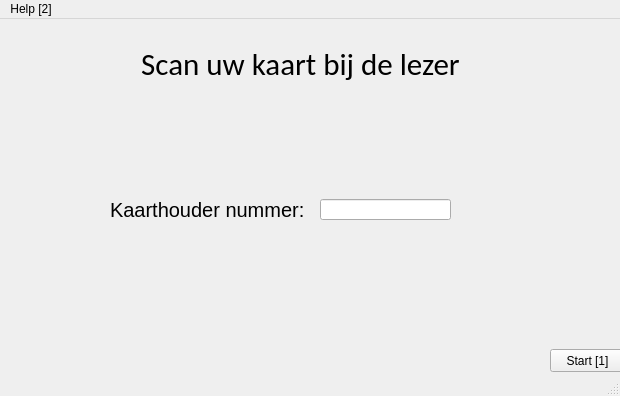
<?xml version="1.0" encoding="UTF-8"?>
<ui version="4.0">
 <class>main</class>
 <widget class="QMainWindow" name="main">
  <property name="geometry">
   <rect>
    <x>0</x>
    <y>0</y>
    <width>620</width>
    <height>396</height>
   </rect>
  </property>
  <property name="windowTitle">
   <string>Login</string>
  </property>
  <widget class="QWidget" name="centralwidget">
   <widget class="QLabel" name="label">
    <property name="geometry">
     <rect>
      <x>70</x>
      <y>20</y>
      <width>461</width>
      <height>51</height>
     </rect>
    </property>
    <property name="font">
     <font>
      <family>Calibri</family>
      <pointsize>23</pointsize>
     </font>
    </property>
    <property name="text">
     <string>Scan uw kaart bij de lezer</string>
    </property>
    <property name="alignment">
     <set>Qt::AlignCenter</set>
    </property>
   </widget>
   <widget class="QLabel" name="label_2">
    <property name="geometry">
     <rect>
      <x>110</x>
      <y>180</y>
      <width>201</width>
      <height>21</height>
     </rect>
    </property>
    <property name="font">
     <font>
      <pointsize>15</pointsize>
     </font>
    </property>
    <property name="text">
     <string>Kaarthouder nummer:</string>
    </property>
   </widget>
   <widget class="QPushButton" name="pushButton_2">
    <property name="geometry">
     <rect>
      <x>550</x>
      <y>330</y>
      <width>75</width>
      <height>23</height>
     </rect>
    </property>
    <property name="text">
     <string>Start [1]</string>
    </property>
   </widget>
   <widget class="QLineEdit" name="lineEdit">
    <property name="geometry">
     <rect>
      <x>320</x>
      <y>180</y>
      <width>131</width>
      <height>21</height>
     </rect>
    </property>
    <property name="echoMode">
     <enum>QLineEdit::Password</enum>
    </property>
   </widget>
  </widget>
  <widget class="QMenuBar" name="menubar">
   <property name="geometry">
    <rect>
     <x>0</x>
     <y>0</y>
     <width>620</width>
     <height>22</height>
    </rect>
   </property>
   <widget class="QMenu" name="menuHelp">
    <property name="title">
     <string>Help [2]</string>
    </property>
   </widget>
   <addaction name="menuHelp"/>
  </widget>
  <widget class="QStatusBar" name="statusbar"/>
 </widget>
 <resources/>
 <connections/>
</ui>
